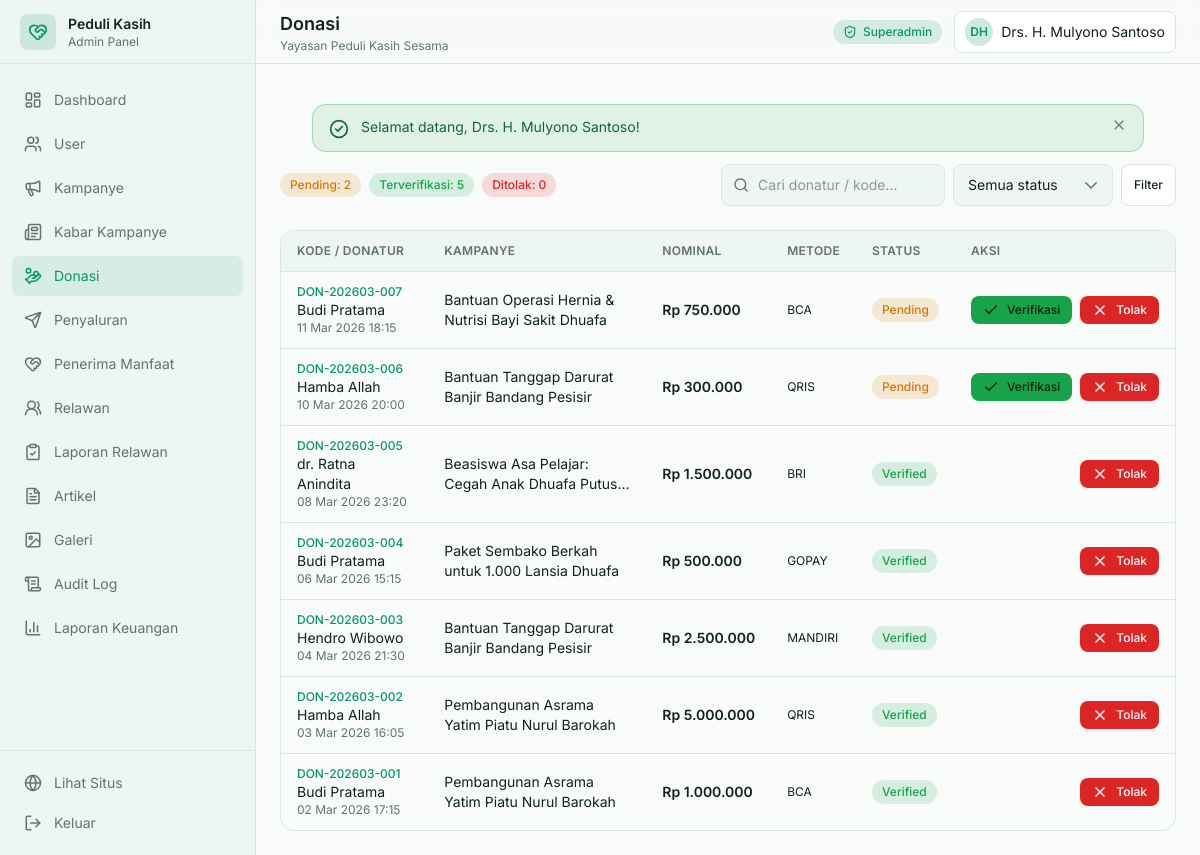
The page /admin/donations (signed in) on the database its author committed.
### tables this page shows
CREATE TABLE `donations` (
  `id` INT UNSIGNED AUTO_INCREMENT PRIMARY KEY,
  `donation_code` VARCHAR(50) NOT NULL UNIQUE,
  `campaign_id` INT UNSIGNED NOT NULL,
  `user_id` INT UNSIGNED NULL,
  `donor_name` VARCHAR(150) NOT NULL,
  `donor_email` VARCHAR(150) NOT NULL,
  `donor_phone` VARCHAR(30) NULL,
  `amount` DECIMAL(15,2) NOT NULL,
  `payment_method` ENUM('bca', 'mandiri', 'bri', 'gopay', 'ovo', 'dana', 'qris', 'cash_offline') NOT NULL,
  `payment_status` ENUM('pending', 'verified', 'rejected') NOT NULL DEFAULT 'pending',
  `payment_proof` VARCHAR(255) NULL,
  `doa_message` TEXT NULL,
  `is_anonymous` TINYINT(1) NOT NULL DEFAULT 0,
  `verified_by` INT UNSIGNED NULL,
  `verified_at` TIMESTAMP NULL DEFAULT NULL,
  `rejection_reason` VARCHAR(255) NULL,
  `created_at` TIMESTAMP DEFAULT CURRENT_TIMESTAMP,
  `updated_at` TIMESTAMP DEFAULT CURRENT_TIMESTAMP ON UPDATE CURRENT_TIMESTAMP,
  FOREIGN KEY (`campaign_id`) REFERENCES `campaigns` (`id`) ON DELETE RESTRICT,
  FOREIGN KEY (`user_id`) REFERENCES `users` (`id`) ON DELETE SET NULL,
  FOREIGN KEY (`verified_by`) REFERENCES `users` (`id`) ON DELETE SET NULL,
  INDEX `idx_payment_status` (`payment_status`),
  INDEX `idx_donation_code` (`donation_code`),
  INDEX `idx_user_id` (`user_id`)
);

CREATE TABLE `campaigns` (
  `id` INT UNSIGNED AUTO_INCREMENT PRIMARY KEY,
  `category_id` INT UNSIGNED NOT NULL,
  `title` VARCHAR(255) NOT NULL,
  `slug` VARCHAR(255) NOT NULL UNIQUE,
  `short_description` TEXT NOT NULL,
  `story` LONGTEXT NOT NULL,
  `target_amount` DECIMAL(15,2) NOT NULL DEFAULT 0.00,
  `collected_amount` DECIMAL(15,2) NOT NULL DEFAULT 0.00,
  `start_date` DATE NOT NULL,
  `end_date` DATE NOT NULL,
  `banner_image` VARCHAR(255) NULL,
  `status` ENUM('active', 'completed', 'pending', 'cancelled') NOT NULL DEFAULT 'active',
  `is_featured` TINYINT(1) NOT NULL DEFAULT 0,
  `created_by` INT UNSIGNED NOT NULL,
  `created_at` TIMESTAMP DEFAULT CURRENT_TIMESTAMP,
  `updated_at` TIMESTAMP DEFAULT CURRENT_TIMESTAMP ON UPDATE CURRENT_TIMESTAMP,
  `deleted_at` TIMESTAMP NULL DEFAULT NULL,
  FOREIGN KEY (`category_id`) REFERENCES `campaign_categories` (`id`) ON DELETE RESTRICT,
  FOREIGN KEY (`created_by`) REFERENCES `users` (`id`) ON DELETE RESTRICT,
  INDEX `idx_status` (`status`),
  INDEX `idx_is_featured` (`is_featured`),
  INDEX `idx_end_date` (`end_date`)
);

### app/Views/admin/donations.php (the view, shortened to what the rows shown need)
<?php
$donations    = $donations ?? [];
$statusCounts = $statusCounts ?? [];
$filters      = $filters ?? [];
$statusBadge = [
    'pending'  => 'badge-warning',
    'verified' => 'badge-success',
    'rejected' => 'badge-danger',
];
?>
<div class="space-y-6">
    <div class="flex flex-col justify-between gap-4 lg:flex-row lg:items-center">
        <div class="flex flex-wrap gap-2">
            <span class="badge-warning">Pending: <?= (int) ($statusCounts['pending'] ?? 0) ?></span>
            <span class="badge-success">Terverifikasi: <?= (int) ($statusCounts['verified'] ?? 0) ?></span>
            <span class="badge-danger">Ditolak: <?= (int) ($statusCounts['rejected'] ?? 0) ?></span>
        </div>
        <form method="get" action="<?= Helper::url('admin/donations') ?>" class="flex flex-col gap-2 sm:flex-row">
            <div class="relative">
                <input type="search" name="q" class="input pl-9 sm:w-56" placeholder="Cari donatur / kode..."
                       value="<?= Helper::e($filters['search'] ?? '') ?>">
            </div>
            <select name="status" class="select sm:w-40">
                <option value="">Semua status</option>
            </select>
            <button class="btn-outline btn-sm" type="submit">Filter</button>
        </form>
    </div>
    <div class="table-wrap">
        <table class="table">
            <thead>
                <tr>
                    <th>Kode / Donatur</th>
                    <th>Kampanye</th>
                    <th>Nominal</th>
                    <th>Metode</th>
                    <th>Status</th>
                    <th class="text-right">Aksi</th>
                </tr>
            </thead>
            <tbody>
                <?php if ($donations): ?>
                    <?php foreach ($donations as $donation): ?>
                        <tr>
                            <td>
                                <p class="text-xs font-medium text-accent"><?= Helper::e($donation['donation_code']) ?></p>
                                <p class="text-sm text-ink"><?= Helper::e($donation['donor_name']) ?></p>
                                <p class="text-xs text-ink-soft"><?= Helper::tanggal($donation['created_at'], true) ?></p>
                            </td>
                            <td class="max-w-[220px]">
                                <p class="line-clamp-2 text-sm text-ink"><?= Helper::e($donation['campaign_title'] ?? '-') ?></p>
                            </td>
                            <td class="whitespace-nowrap text-sm font-semibold text-success"><?= Helper::rupiah($donation['amount']) ?></td>
                            <td class="whitespace-nowrap text-xs uppercase text-ink-soft"><?= Helper::e($donation['payment_method']) ?></td>
                            <td>
                                <span class="<?= $statusBadge[$donation['payment_status']] ?? 'badge-muted' ?>">
                                    <?= ucfirst($donation['payment_status']) ?>
                                </span>
                            </td>
                            <td>
                                <div class="flex justify-end gap-2">
                                    <?php if ($donation['payment_status'] !== 'verified'): ?>
                                        <form method="post" action="<?= Helper::url('admin/donations/' . $donation['id'] . '/verify') ?>"
                                              data-confirm="Verifikasi donasi ini?" class="inline">
                                            <button type="submit" class="btn-success btn-sm">
                                                <i data-lucide="check" class="h-4 w-4"></i> Verifikasi
                                            </button>
                                        </form>
                                    <?php endif; ?>
                                    <?php if ($donation['payment_status'] !== 'rejected'): ?>
                                        <form method="post" action="<?= Helper::url('admin/donations/' . $donation['id'] . '/reject') ?>"
                                              class="inline"
                                              onsubmit="var r = window.prompt('Alasan penolakan:'); if (!r) { return false; } this.rejection_reason.value = r;">
                                            <button type="submit" class="btn-danger btn-sm">
                                                <i data-lucide="x" class="h-4 w-4"></i> Tolak
                                            </button>
                                        </form>
                                    <?php endif; ?>
                                </div>
                            </td>
                        </tr>
                    <?php endforeach; ?>
                <?php else: ?>
                    <tr><td colspan="6" class="text-center text-ink-soft">Tidak ada donasi pada filter ini.</td></tr>
                <?php endif; ?>
            </tbody>
        </table>
    </div>
</div>

### app/Core/Router.php (shortened to what the rows shown need)
<?php
class Router
{
    private array $routes = [];
    private function add(string $method, string $pattern, array $handler, ?string $middleware): void
    {
        $this->routes[] = compact('method', 'pattern', 'handler', 'middleware');
    }
    private function compile(string $pattern): string
    {
        $pattern = trim($pattern, '/');
        if ($pattern === '') {
            return '#^$#';
        }
        $regex = preg_replace('#\{([a-zA-Z_][a-zA-Z0-9_]*)\}#', '([^/]+)', $pattern);
        return '#^' . $regex . '/?$#';
    }
    public function dispatch(string $method, string $path, string $basePath = ''): void
    {
        $method = strtoupper($method);
        $path = trim($path, '/');
        foreach ($this->routes as $route) {
            if ($route['method'] !== $method) {
                continue;
            }
            if (!preg_match($this->compile($route['pattern']), $path, $matches)) {
                continue;
            }
            array_shift($matches);
            [$class, $action] = $route['handler'];
            $controller = new $class();
            call_user_func_array([$controller, $action], $matches);
            return;
        }
    }
}

### rows shown on the page
donations: donation_code "DON-202603-007", donor_name "Budi Pratama", created_at "11 Mar 2026 18:15", campaign.title "Bantuan Operasi Hernia & Nutrisi Bayi Sakit Dhuafa", amount "Rp 750.000", payment_method "BCA", payment_status "Pending"
donations: donation_code "DON-202603-006", donor_name "Hamba Allah", created_at "10 Mar 2026 20:00", campaign.title "Bantuan Tanggap Darurat Banjir Bandang Pesisir", amount "Rp 300.000", payment_method "QRIS", payment_status "Pending"
donations: donation_code "DON-202603-005", donor_name "dr. Ratna Anindita", created_at "08 Mar 2026 23:20", campaign.title "Beasiswa Asa Pelajar: Cegah Anak Dhuafa…", amount "Rp 1.500.000", payment_method "BRI", payment_status "Verified"
donations: donation_code "DON-202603-004", donor_name "Budi Pratama", created_at "06 Mar 2026 15:15", campaign.title "Paket Sembako Berkah untuk 1.000 Lansia Dhuafa", amount "Rp 500.000", payment_method "GOPAY", payment_status "Verified"
donations: donation_code "DON-202603-003", donor_name "Hendro Wibowo", created_at "04 Mar 2026 21:30", campaign.title "Bantuan Tanggap Darurat Banjir Bandang Pesisir", amount "Rp 2.500.000", payment_method "MANDIRI", payment_status "Verified"
donations: donation_code "DON-202603-002", donor_name "Hamba Allah", created_at "03 Mar 2026 16:05", campaign.title "Pembangunan Asrama Yatim Piatu Nurul Barokah", amount "Rp 5.000.000", payment_method "QRIS", payment_status "Verified"
donations: donation_code "DON-202603-001", donor_name "Budi Pratama", created_at "02 Mar 2026 17:15", campaign.title "Pembangunan Asrama Yatim Piatu Nurul Barokah", amount "Rp 1.000.000", payment_method "BCA", payment_status "Verified"

### other values the page prints
$item['label'] "Dashboard"
$item['label'] "User"
$item['label'] "Kampanye"
$item['label'] "Kabar Kampanye"
$item['label'] "Donasi"
$item['label'] "Penyaluran"
$item['label'] "Penerima Manfaat"
$item['label'] "Relawan"
$item['label'] "Laporan Relawan"
$item['label'] "Artikel"
$item['label'] "Galeri"
$item['label'] "Audit Log"
$item['label'] "Laporan Keuangan"
Helper::e($orgName) "Yayasan Peduli Kasih Sesama"
